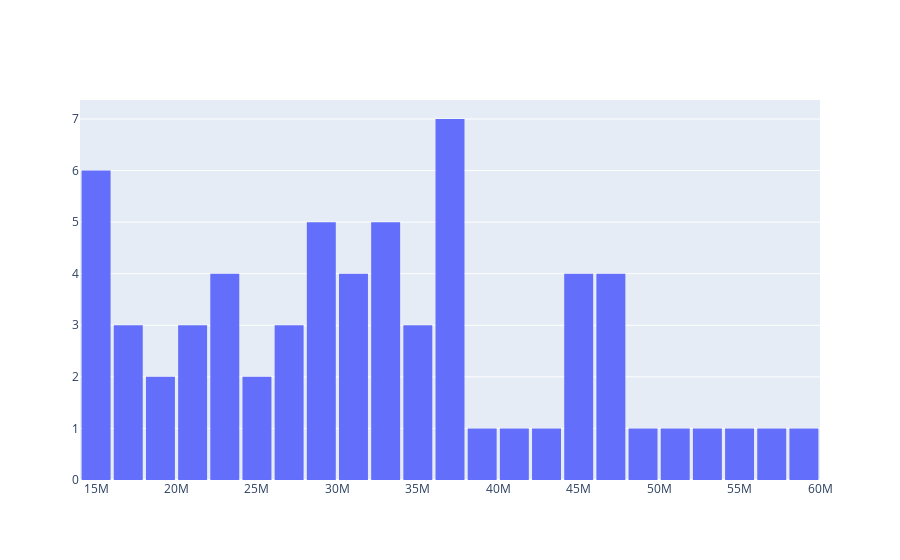

The notebook cell this image was saved under:
### Code cell
fig = go.Figure(data=go.Histogram(x=data['Revenue'], nbinsx=30))
fig.update_layout(bargap=0.1)
fig.show()
